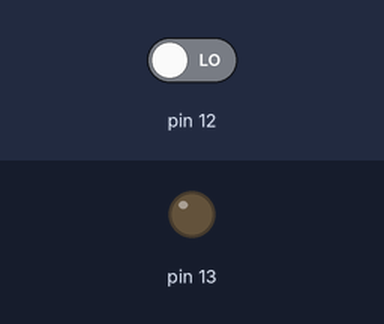
Recording of a sketch running on a simulated Arduino Uno, built with avr-gcc and run on an emulated ATmega328P. On the bench: output pins drawn as LEDs (lit = HIGH). The test bench sets the inputs (shaded band); at power-on: pin 12 LOW.

Above: at 1.2 s.
1.3 s: pin 12 driven HIGH
At 2.4 s:
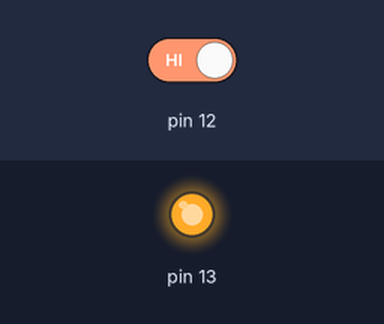
Timing chart, 0 to 4.3 s (numbered marks = the images above; inputs shaded):
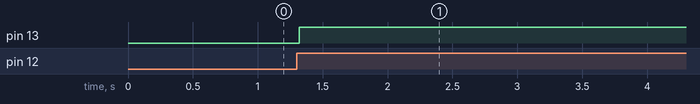

Measured:
- after the input at 1.3 s, pin 13: LOW → HIGH at once

The sketch:

buttons_pull_down.ino
```cpp
void setup() {
  pinMode(13, OUTPUT);
  pinMode(12, INPUT);
}


boolean diodeState = 0;

void loop() {
  if (digitalRead(12) == HIGH) {
    delay(20);
    diodeState = !diodeState;
    digitalWrite(13, diodeState);
    while (digitalRead(12) == HIGH);
    delay(20);

  }
}
```
